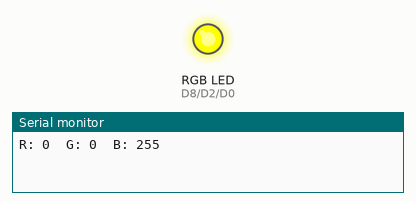
Recording of a sketch running on a simulated Seeed Wio Terminal. Shown: an RGB LED mixed from three pins (HIGH = lit), the last lines printed to the serial monitor. Random numbers use the default seed unless the sketch sets one.

Above: at 0.1 s.
At 18.1 s:
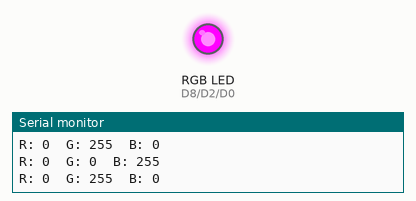
At 34.1 s:
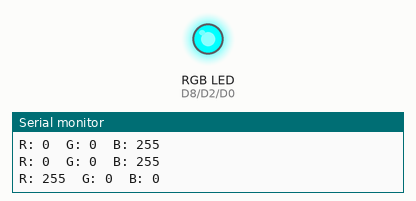
Timing chart, 0 to 40.0 s (numbered marks = the images above):
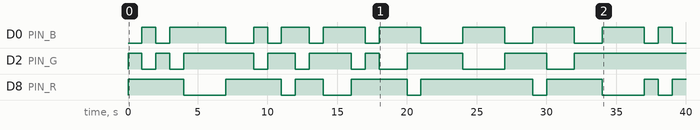

The sketch:

rgb_checkpoint.ino
```cpp
/*
 * rgb_checkpoint - random pure red/green/blue every second
 *
 * Checkpoint: once a second, pick ONE of red/green/blue at random (no
 * mixed/blended colors), drive it out to an RGB LED, and print the R/G/B
 * values to the Serial Monitor (the computer's console) -- NOT the Wio
 * Terminal's own LCD.
 *
 * Wiring on a breadboard (course kit is common cathode, but this sketch
 * also supports the common ANODE LED some of us ended up buying --
 * flip COMMON_ANODE below to match what you actually have):
 *   R leg -> 220ohm resistor -> D8  (header pin 37, PWM4)
 *   G leg -> 220ohm resistor -> D2  (header pin 16, PWM1)
 *   B leg -> 220ohm resistor -> D0  (header pin 13, PWM0)
 *   common (longest) leg           -> GND (header pin 39) if common cathode
 *                                   -> 3V3 (header pin 17) if common anode
 * Double-check pin numbers against componentes.jpeg before wiring.
 *
 * Boards manager : Seeed SAMD Boards -> board "Seeeduino Wio Terminal"
 */

const int PIN_R = D8;
const int PIN_G = D2;
const int PIN_B = D0;

// true  = common ANODE  (common leg -> 3V3, pins sink current, PWM inverted)
// false = common CATHODE (common leg -> GND, pins source current, PWM normal)
const bool COMMON_ANODE = true;

void setup() {
  Serial.begin(115200);

  pinMode(PIN_R, OUTPUT);
  pinMode(PIN_G, OUTPUT);
  pinMode(PIN_B, OUTPUT);

  randomSeed(analogRead(WIO_LIGHT));  // ambient light noise as a seed
}

void loop() {
  int channel = random(0, 3);  // 0 = red, 1 = green, 2 = blue
  int r = (channel == 0) ? 255 : 0;
  int g = (channel == 1) ? 255 : 0;
  int b = (channel == 2) ? 255 : 0;

  if (COMMON_ANODE) {
    // common anode sinks current through the pin: LOW = brighter
    analogWrite(PIN_R, 255 - r);
    analogWrite(PIN_G, 255 - g);
    analogWrite(PIN_B, 255 - b);
  } else {
    analogWrite(PIN_R, r);
    analogWrite(PIN_G, g);
    analogWrite(PIN_B, b);
  }

  Serial.print("R: ");
  Serial.print(r);
  Serial.print("  G: ");
  Serial.print(g);
  Serial.print("  B: ");
  Serial.println(b);

  delay(1000);
}
```

Measured:
- by itself, D0 (PIN_B): LOW → HIGH at 1.0 s, → LOW 1.0 s later, → HIGH 1.0 s later, → LOW 4.0 s later, … (20 changes in this stretch)
- by itself, D2 (PIN_G): LOW → HIGH at 0.00 s, → LOW 1.0 s later, → HIGH 1.0 s later, → LOW 1.0 s later, … (17 changes in this stretch)
- by itself, D8 (PIN_R): LOW → HIGH at 0.00 s, → LOW 4.0 s later, → HIGH 3.0 s later, → LOW 4.0 s later, … (15 changes in this stretch)
